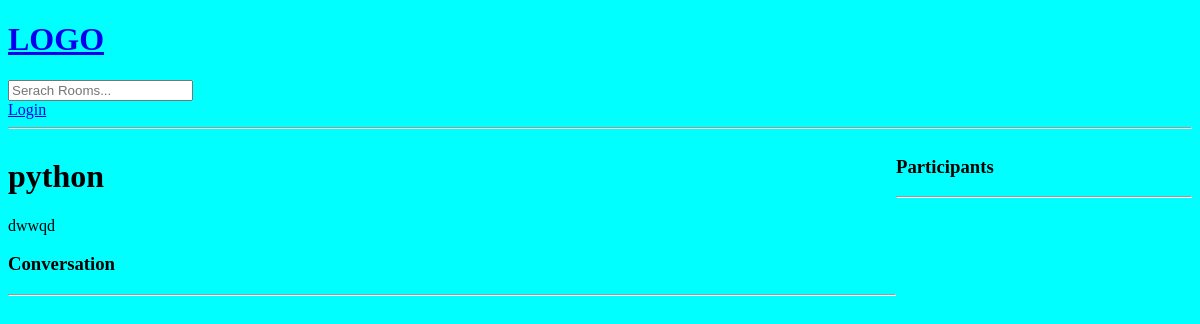
Before: /room/6/ with the older database file.
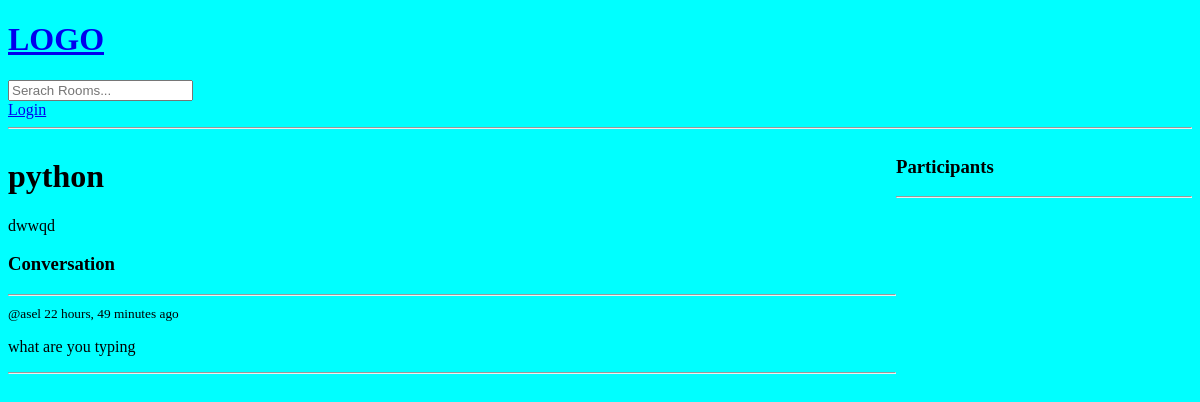
After: the same page with the newer database file.
### base/models.py (models this page shows, shortened)
class Message(models.Model):
    user = models.ForeignKey(User, on_delete=models.CASCADE)
    room = models.ForeignKey(Room, on_delete=models.CASCADE)
    body = models.TextField()
    updated = models.DateTimeField(auto_now=True)
    created = models.DateTimeField(auto_now_add=True)
    class Meta:
        ordering = ['-updated', '-created']

### base/views.py (the view, shortened to what this page needs)
# urls.py: path('room/<str:pk>/', views.room, name="room"),
def room(request, pk):
    room = Room.objects.get(id=pk)
    room_messages = room.message_set.all().order_by('-created')
    participants = room.participants.all()
    contxt = {
        "room": room,
        "room_messages": room_messages,
        'participants': participants
    }
    return render(request, "base/room.html", contxt)

### base/templates/base/room.html (shortened to what this page needs)
{% extends 'main.html' %}
{% block content %}
<div class="room-container">
    <div>
        <h1>{{room.name}}</h1>
        <p>{{ room.description }}</p>
        <div class="comment-wrapper">
            <h3>Conversation</h3>
            <hr>
            {% for message in room_messages %}
            <div>
                <small>@{{ message.user }} {{ message.created|timesince }} ago</small>
                <p>{{ message.body }}</p>
                <hr>
            </div>
            {% endfor %}
        </div>
    </div>
    <div>
        <h3>Participants</h3>
        <hr>
    </div>
</div>
{% endblock %}

Changed rows visible on the page:
added Message: user "asel", created "22 hours, 49 minutes", body "what are you typing"
